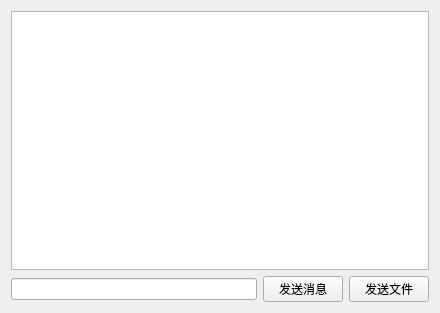
<?xml version="1.0" encoding="UTF-8"?>
<ui version="4.0">
 <class>CharWindow</class>
 <widget class="QWidget" name="CharWindow">
  <property name="geometry">
   <rect>
    <x>0</x>
    <y>0</y>
    <width>440</width>
    <height>313</height>
   </rect>
  </property>
  <property name="windowTitle">
   <string>Form</string>
  </property>
  <layout class="QVBoxLayout" name="verticalLayout">
   <item>
    <widget class="QTextEdit" name="textEditContent"/>
   </item>
   <item>
    <layout class="QHBoxLayout" name="horizontalLayout">
     <item>
      <widget class="QLineEdit" name="lineEditMes"/>
     </item>
     <item>
      <widget class="QPushButton" name="pushButtonSendMes">
       <property name="text">
        <string>发送消息</string>
       </property>
      </widget>
     </item>
     <item>
      <widget class="QPushButton" name="pushButtonSendFile">
       <property name="text">
        <string>发送文件</string>
       </property>
      </widget>
     </item>
    </layout>
   </item>
  </layout>
 </widget>
 <resources/>
 <connections/>
</ui>
